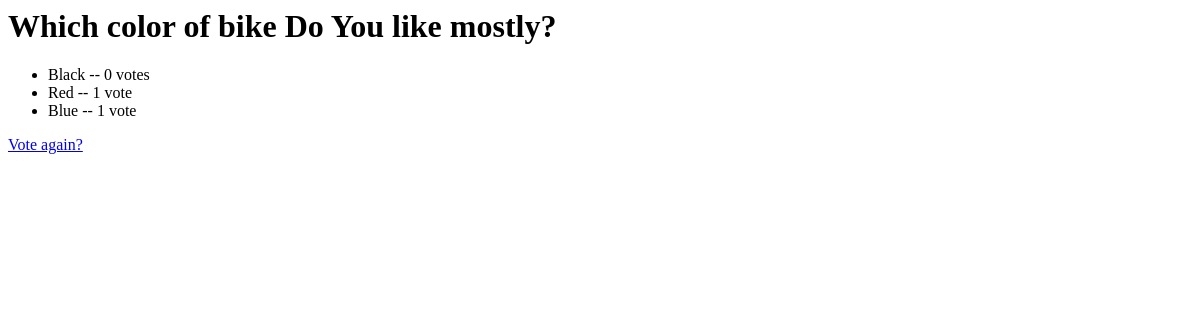
Page /app1/2/results/ on the earlier database version.
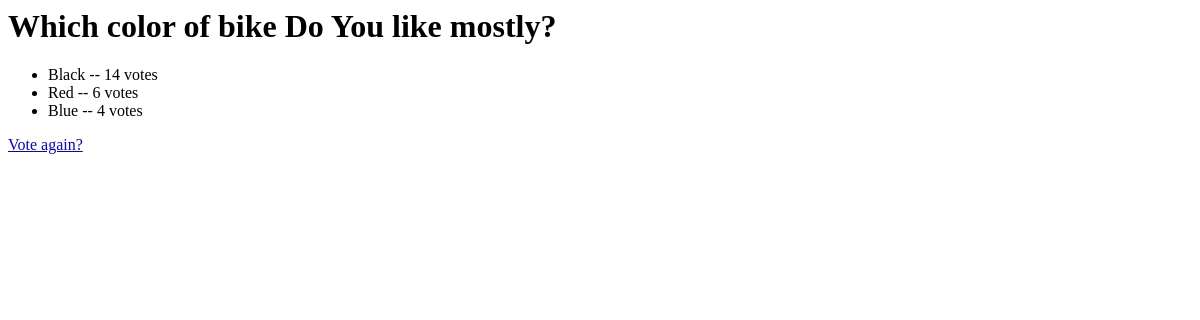
Same page on the later database version.
### app1/models.py (models this page shows, shortened)
class MyQuestion(models.Model):
    question_text = models.CharField(max_length = 200)
    pub_date = models.DateTimeField('date published')
    def was_published_recently(self):
        now = timezone.now()
        return now-datetime.timedelta(days=1) <=self.pub_date <= now
    was_published_recently.admin_order_field = 'pub_date'
    was_published_recently.boolean = True
    was_published_recently.shord_description = 'Published recently?'

class MyChoice(models.Model):
    question = models.ForeignKey(MyQuestion, on_delete = models.CASCADE)
    choice_text = models.CharField(max_length=200)
    votes = models.IntegerField(default=0)

### app1/views.py (the view)
# urls.py: url(r'^(?P<pk>[0-9]+)/results/$', views.ResultsView.as_view(), name='results'),
class ResultsView(generic.DetailView):
    model = MyQuestion
    template_name = 'app1/results.html'

### app1/templates/app1/results.html
<h1>{{ myquestion.question_text }}</h1>
<ul>
{% for choice in myquestion.mychoice_set.all %}
    <li>{{ choice.choice_text }} -- {{ choice.votes }} vote{{ choice.votes|pluralize }}</li>
{% endfor %}
</ul>
<a href="{% url 'app1:detail' myquestion.id %}">Vote again?</a>

Differences in the rows shown:
changed MyChoice "Black": votes "0" → "14"
changed MyChoice "Red": votes "1" → "6"
changed MyChoice "Blue": votes "1" → "4"
